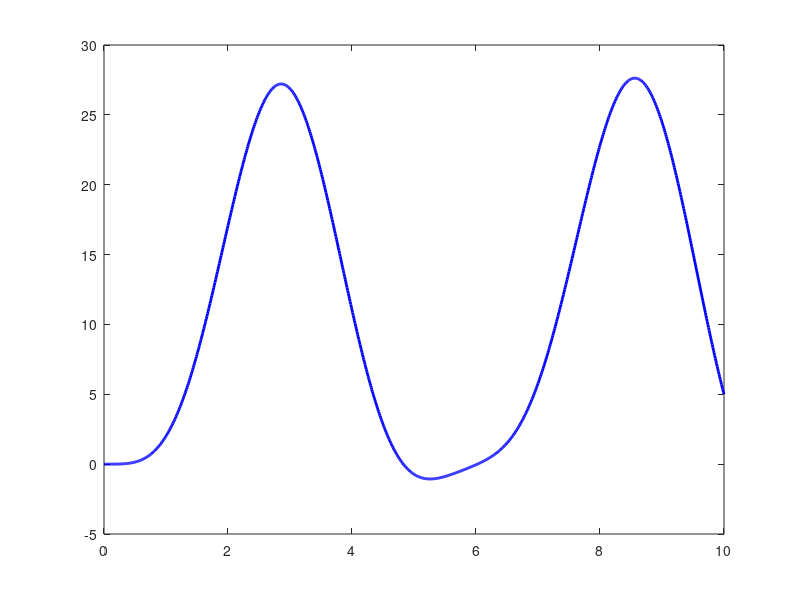

Reproduce this figure in MATLAB. (Note: this script raises an error after producing the figure.)
%%
close all; clear all; clc;
s = tf('s');

% --- Parámetros del sistema físico ---
g = 9.8;
a1 = 1.3e-4;
a0 = 0.3;

% --- Planta interna: Motor DC (ángulo de la viga) ---
G1 = a0 / (s^2 + a1*s);

% --- Controlador PD (ángulo) ---
Kp_pd = 20;
Kd_pd = 0;
C_PD = Kp_pd + Kd_pd * s;

% --- Lazo cerrado interno (ángulo controlado) ---
G_inner = feedback(C_PD * G1, 1);

% --- Planta externa: Ángulo → Posición de la bola ---
G2 = -g / s^2;

% --- Planta total desde el PID externo ---
G_total = G2 * G_inner;

% --- Diseño de controlador PID externo (posición) ---
OS = 0.5;    % 10% sobreimpulso
Ts = 1;     % Tiempo de establecimiento deseado

zeta = -log(OS) / sqrt(pi^2 + log(OS)^2);
wn = 4 / (zeta * Ts);

% PID manual (puedes ajustar para cumplir tus criterios)
Kp = 0.1;
Ki = 0.001;
Kd = 0;

% ¡AQUÍ SE CORRIGE!
C_PID = -(Kp + Ki/s + Kd*s);  % Signo negativo compensa la planta negativa

% Lazo cerrado total
T_total = feedback(C_PID * G_total, 1);

% --- Simulación ---
t = 0:0.01:10;
ref = 10;
r = ref * ones(size(t));
[y, t_out] = lsim(T_total, r, t);

% --- Gráfica ---
figure;
plot(t_out, y, 'b', 'LineWidth', 2);
yline(ref, 'r--', 'Referencia');
xlabel('Tiempo [s]');
ylabel('Posición de la bola [m]');
title(sprintf('Respuesta al escalón - PID–PD (OS=%.1f%%, Ts=%.1fs)', OS*100, Ts));
legend('Salida del sistema', 'Referencia');
grid on;